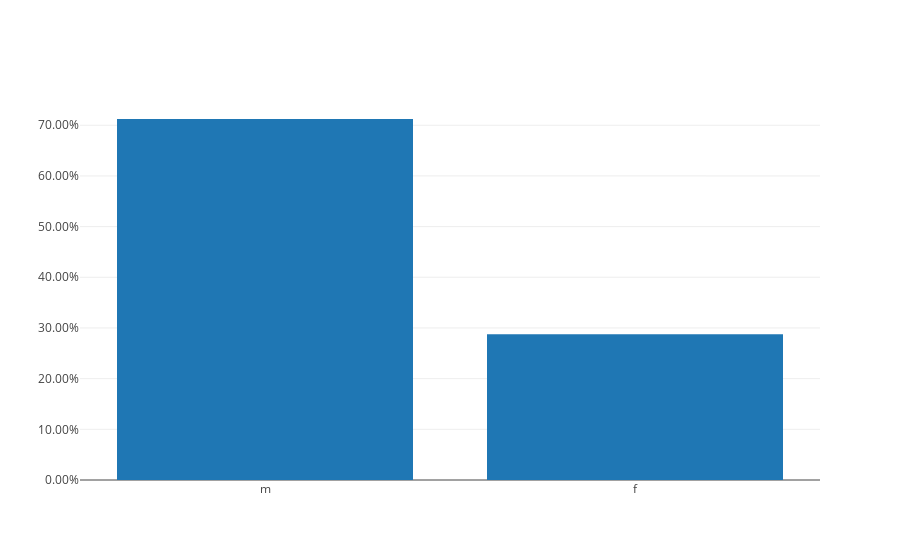

This figure's notebook cell:
### Markdown cell above
### Proporção entre crianças do sexo M/F

### Code cell
# Valores em porcentagem
y = np.array(df['gender'].value_counts())
pery = list(y/sum(y))

#Gráfico de comparação de amostras M/F

data = [go.Bar(x = list(df['gender'].unique()),
               y = pery)]

layout = go.Layout(yaxis = dict(tickformat=".2%"))

fig = go.Figure(data = data, layout = layout)

py.iplot(fig)

### Figure 1 — Plotly figure (JSON) as saved in the notebook; plotly's stock layout.template omitted (floating-point values rounded to 4 significant figures)
{"data": [{"type": "bar", "uid": "9d32d1b2-d26a-42d6-8952-c91bdaab288f", "x": ["m", "f"], "y": [0.7123, 0.2877]}], "layout": {"yaxis": {"tickformat": ".2%"}}}
